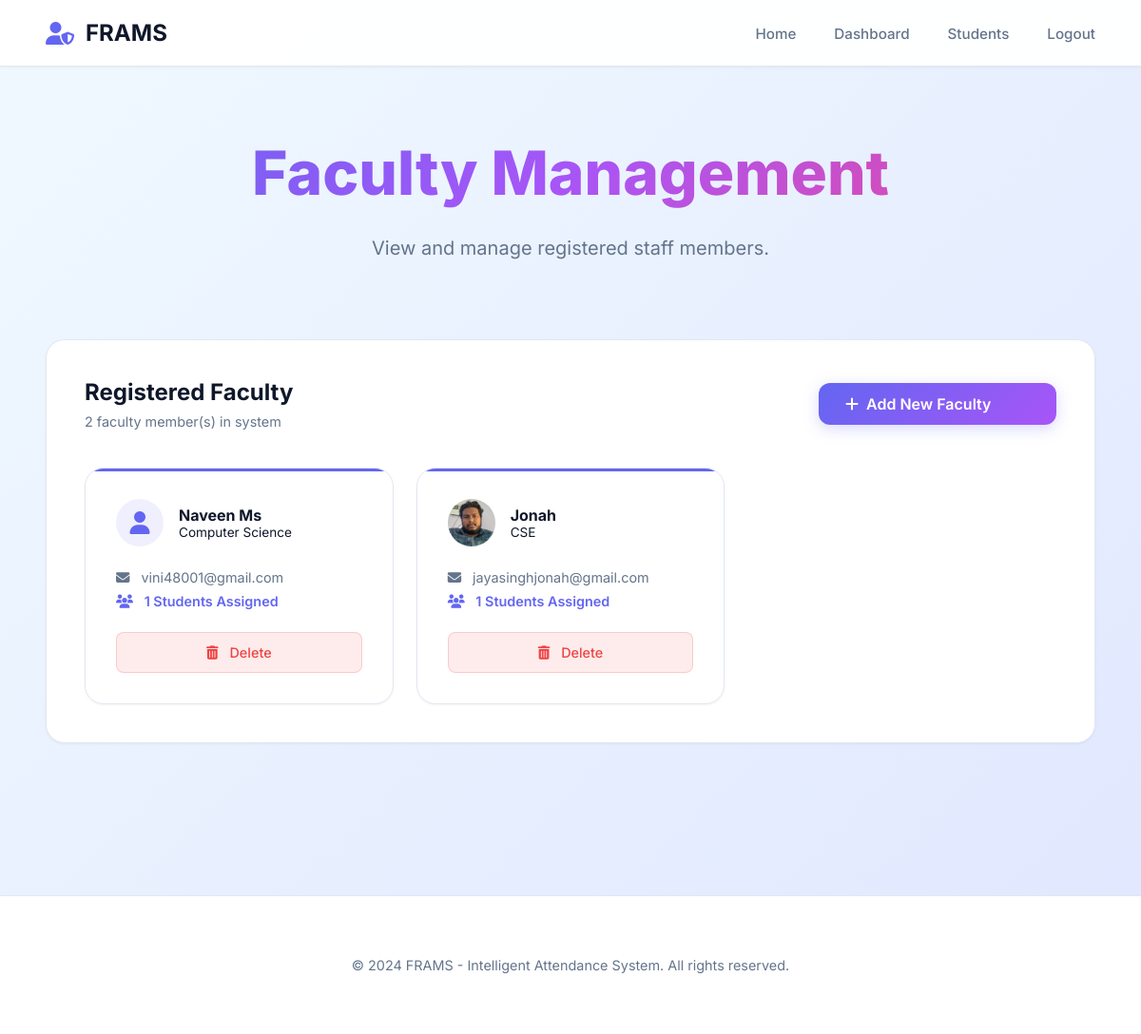
Screenshot of /facultydata/ (signed in) with the database file from the repository.
### attendance/models.py (models this page shows, shortened)
class Staff(models.Model):
    name = models.CharField(max_length=150)
    department = models.CharField(max_length=100)
    email = models.EmailField(unique=True)
    image = models.ImageField(upload_to='staff_training_images/', null=True, blank=True)
    @property
    def get_student_count(self):
        return self.students.count()

### attendance/views.py (the view)
# urls.py: path('facultydata/', views.faculty_data, name='faculty_data'),
@login_required(login_url='login')
def faculty_data(request):
    faculties = Staff.objects.all()
    return render(request, "faculties.html", {'faculties': faculties})

### templates/faculties.html (shortened to what this page needs)
{% extends "base.html" %}
{% block content %}
<div class="hero fade-in">
    <h1>Faculty Management</h1>
    <p>View and manage registered staff members.</p>
</div>
<div class="glass fade-in" style="padding: 2.5rem; animation-delay: 0.1s;">
    <div style="display: flex; justify-content: space-between; align-items: center; margin-bottom: 2.5rem;">
        <div>
            <h3 style="font-size: 1.5rem; margin-bottom: 0.5rem;">Registered Faculty</h3>
            <p style="color: var(--text-secondary); font-size: 0.9rem;">{{ faculties.count }} faculty member(s) in system</p>
        </div>
        <a href="{% url 'register_staff' %}" class="btn-submit"
            style="width:250px; margin-top: 0; padding: 0.75rem 1.75rem; text-decoration: none; display: flex; align-items: center; gap: 0.5rem;">
            <i class="fas fa-plus"></i>
            Add New Faculty
        </a>
    </div>
    {% if faculties %}
    <div style="display: grid; grid-template-columns: repeat(auto-fill, minmax(300px, 1fr)); gap: 1.5rem;">
        {% for faculty in faculties %}
        <div class="glass" style="padding: 2rem; position: relative;">
            <div style="position: absolute; top: 0; left: 0; right: 0; height: 3px; background: var(--primary);"></div>
            <div style="display: flex; align-items: center; gap: 1rem; margin-bottom: 1.5rem;">
                <div style="width: 50px; height: 50px; background: rgba(99, 102, 241, 0.1); border-radius: 50%; display: flex; align-items: center; justify-content: center; color: var(--primary);">
                    {% if faculty.image %}
                    <img src="{{faculty.image.url}}" alt="{{faculty.name}}" style="width: 100%; height: 100%; object-fit: cover; border-radius: 50%;">
                    {% else %}
                    <i class="fas fa-user" style="font-size: 1.5rem;"></i>
                    {% endif %}
                </div>
                <div>
                    <h4 style="margin: 0; color: var(--text-primary);">{{ faculty.name }}</h4>
                    <div style="font-size: 0.85rem; color: var(--text-muted);">{{faculty.department }}</div>
                </div>
            </div>
            <div style="margin-bottom: 1.5rem;">
                <div style="font-size: 0.9rem; color: var(--text-secondary);">
                    <i class="fas fa-envelope" style="margin-right: 0.5rem;"></i> {{ faculty.email }}
                </div>
                <div style="font-size: 0.9rem; color: var(--primary); margin-top: 0.5rem; font-weight: 600;">
                    <i class="fas fa-users" style="margin-right: 0.5rem;"></i> {{ faculty.get_student_count }} Students Assigned
                </div>
            </div>
            <a href="{% url 'delete_faculty' faculty.id %}"
               onclick="return confirm('Are you sure? This will remove the faculty member.')"
               style="display: block; width: 100%; text-align: center; padding: 0.75rem; border-radius: 8px; background: rgba(239, 68, 68, 0.1); color: var(--danger); text-decoration: none; font-size: 0.9rem; font-weight: 500; border: 1px solid rgba(239, 68, 68, 0.2);">
                <i class="fas fa-trash-alt" style="margin-right: 0.5rem;"></i> Delete
            </a>
        </div>
        {% endfor %}
    </div>
    {% else %}
    <div style="text-align: center; padding: 4rem;">
        <i class="fas fa-users-slash" style="font-size: 3rem; color: var(--text-muted); margin-bottom: 1rem; display: block;"></i>
        <h3 style="color: var(--text-primary);">No Faculty Members Found</h3>
    </div>
    {% endif %}
</div>
{% endblock %}

### static/css/main.css (style rules this page uses)
:root { --primary: #6366f1; --primary-hover: #4f46e5; --secondary: #a855f7; --bg-main: #ffffff; --bg-card: #f8fafc; --bg-elevated: #ffffff; --border-color: #e2e8f0; --text-primary: #0f172a; --text-secondary: #64748b; --success: #22c55e; --danger: #ef4444; --warning: #f59e0b; --shadow-sm: 0 1px 3px rgba(0, 0, 0, 0.05); --shadow-md: 0 4px 6px rgba(0, 0, 0, 0.07); --shadow-lg: 0 10px 25px rgba(0, 0, 0, 0.1); }
* { margin: 0; padding: 0; box-sizing: border-box; font-family: 'Inter', -apple-system, BlinkMacSystemFont, "Segoe UI", Roboto, sans-serif; }
body { background: linear-gradient(135deg, #f0f9ff 0%, #e0e7ff 100%); color: var(--text-primary); min-height: 100vh; overflow-x: hidden; }
.hero { text-align: center; margin-bottom: 5rem; }
.hero h1 { font-size: 4rem; font-weight: 800; margin-bottom: 1.5rem; background: linear-gradient(135deg, #6366f1 0%, #a855f7 50%, #ec4899 100%); -webkit-background-clip: text; background-clip: text; -webkit-text-fill-color: transparent; line-height: 1.2; }
.hero p { color: var(--text-secondary); font-size: 1.25rem; max-width: 700px; margin: 0 auto; line-height: 1.6; }
.action-card, .glass { background: var(--bg-elevated); border: 1px solid var(--border-color); border-radius: 20px; transition: all 0.3s ease; position: relative; overflow: hidden; box-shadow: var(--shadow-sm); }
.btn-submit { width: 100%; background: linear-gradient(135deg, var(--primary) 0%, var(--secondary) 100%); color: white; border: none; padding: 1rem; border-radius: 12px; font-weight: 600; font-size: 1rem; cursor: pointer; transition: all 0.3s; margin-top: 1rem; box-shadow: 0 4px 15px rgba(99, 102, 241, 0.25); }
.fade-in { animation: fadeIn 0.6s ease forwards; }

### rows the page displays
Staff: name "Naveen Ms", department "Computer Science", email "vini48001@gmail.com", get_student_count "1"
Staff: image (picture), name "Jonah", department "CSE", email "jayasinghjonah@gmail.com", get_student_count "1"

### other values shown
{{ faculties.count }} "2"
